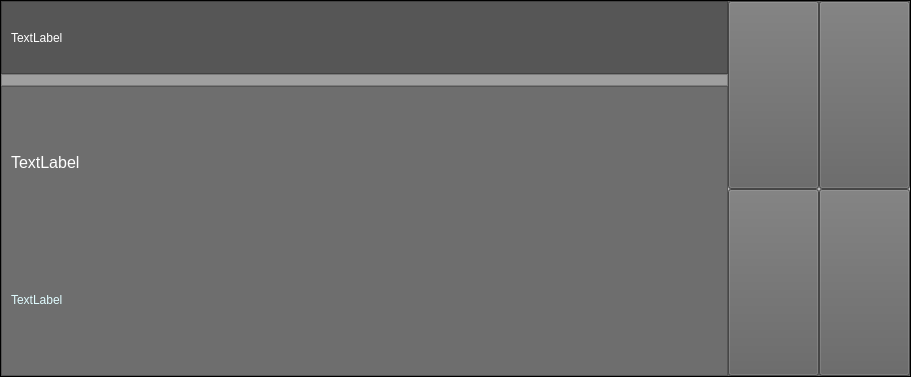
<?xml version="1.0" encoding="UTF-8"?>
<ui version="4.0">
 <class>Frame</class>
 <widget class="QFrame" name="Frame">
  <property name="geometry">
   <rect>
    <x>0</x>
    <y>0</y>
    <width>911</width>
    <height>377</height>
   </rect>
  </property>
  <property name="windowTitle">
   <string>Frame</string>
  </property>
  <property name="styleSheet">
   <string notr="true">background-color: qlineargradient(spread:reflect, x1:0.48, y1:0, x2:0.486, y2:0.517045, stop:0.0621469 rgba(103, 103, 103, 255), stop:1 rgba(193, 193, 193, 255));</string>
  </property>
  <property name="frameShape">
   <enum>QFrame::StyledPanel</enum>
  </property>
  <property name="frameShadow">
   <enum>QFrame::Plain</enum>
  </property>
  <layout class="QHBoxLayout" name="horizontalLayout" stretch="4,1">
   <property name="spacing">
    <number>0</number>
   </property>
   <property name="margin">
    <number>0</number>
   </property>
   <item>
    <widget class="QFrame" name="frame">
     <property name="frameShape">
      <enum>QFrame::NoFrame</enum>
     </property>
     <property name="frameShadow">
      <enum>QFrame::Plain</enum>
     </property>
     <layout class="QVBoxLayout" name="verticalLayout_2" stretch="500,1,2000">
      <property name="spacing">
       <number>0</number>
      </property>
      <property name="margin">
       <number>0</number>
      </property>
      <item>
       <widget class="QFrame" name="frame_3">
        <property name="styleSheet">
         <string notr="true">background-color: rgb(86, 86, 86)</string>
        </property>
        <property name="frameShape">
         <enum>QFrame::StyledPanel</enum>
        </property>
        <property name="frameShadow">
         <enum>QFrame::Raised</enum>
        </property>
        <layout class="QVBoxLayout" name="verticalLayout">
         <item>
          <widget class="QLabel" name="type">
           <property name="styleSheet">
            <string notr="true">color: rgb(255, 255, 255);</string>
           </property>
           <property name="text">
            <string>TextLabel</string>
           </property>
          </widget>
         </item>
        </layout>
       </widget>
      </item>
      <item>
       <widget class="QFrame" name="frame_4">
        <property name="styleSheet">
         <string notr="true">background-color: rgb(159, 159, 159);</string>
        </property>
        <property name="frameShape">
         <enum>QFrame::StyledPanel</enum>
        </property>
        <property name="frameShadow">
         <enum>QFrame::Raised</enum>
        </property>
        <layout class="QVBoxLayout" name="verticalLayout_4">
         <property name="spacing">
          <number>0</number>
         </property>
         <property name="margin">
          <number>5</number>
         </property>
        </layout>
       </widget>
      </item>
      <item>
       <widget class="QFrame" name="frame_5">
        <property name="styleSheet">
         <string notr="true">background-color: rgb(110, 110, 110);
color: rgb(224, 252, 255);</string>
        </property>
        <property name="frameShape">
         <enum>QFrame::StyledPanel</enum>
        </property>
        <property name="frameShadow">
         <enum>QFrame::Raised</enum>
        </property>
        <layout class="QVBoxLayout" name="verticalLayout_3">
         <item>
          <widget class="QLabel" name="label">
           <property name="font">
            <font>
             <pointsize>12</pointsize>
            </font>
           </property>
           <property name="styleSheet">
            <string notr="true">color: rgb(255, 255, 255);</string>
           </property>
           <property name="text">
            <string>TextLabel</string>
           </property>
          </widget>
         </item>
         <item>
          <widget class="QLabel" name="desc">
           <property name="text">
            <string>TextLabel</string>
           </property>
          </widget>
         </item>
        </layout>
       </widget>
      </item>
     </layout>
    </widget>
   </item>
   <item>
    <widget class="QFrame" name="frame_2">
     <property name="frameShape">
      <enum>QFrame::NoFrame</enum>
     </property>
     <property name="frameShadow">
      <enum>QFrame::Plain</enum>
     </property>
     <layout class="QGridLayout">
      <property name="margin">
       <number>0</number>
      </property>
      <property name="spacing">
       <number>0</number>
      </property>
      <item row="0" column="0">
       <widget class="QPushButton" name="pushButton">
        <property name="sizePolicy">
         <sizepolicy hsizetype="MinimumExpanding" vsizetype="MinimumExpanding">
          <horstretch>0</horstretch>
          <verstretch>0</verstretch>
         </sizepolicy>
        </property>
        <property name="autoFillBackground">
         <bool>false</bool>
        </property>
        <property name="styleSheet">
         <string notr="true">background-color: rgb(98, 98, 98);</string>
        </property>
        <property name="text">
         <string/>
        </property>
        <property name="icon">
         <iconset>
          <normaloff>images/undo6.png</normaloff>images/undo6.png</iconset>
        </property>
        <property name="iconSize">
         <size>
          <width>30</width>
          <height>30</height>
         </size>
        </property>
        <property name="default">
         <bool>false</bool>
        </property>
        <property name="flat">
         <bool>false</bool>
        </property>
       </widget>
      </item>
      <item row="0" column="1">
       <widget class="QPushButton" name="itemCloseBtn">
        <property name="sizePolicy">
         <sizepolicy hsizetype="MinimumExpanding" vsizetype="MinimumExpanding">
          <horstretch>0</horstretch>
          <verstretch>0</verstretch>
         </sizepolicy>
        </property>
        <property name="autoFillBackground">
         <bool>false</bool>
        </property>
        <property name="styleSheet">
         <string notr="true">background-color: rgb(98, 98, 98);</string>
        </property>
        <property name="text">
         <string/>
        </property>
        <property name="icon">
         <iconset>
          <normaloff>images/delete30.png</normaloff>images/delete30.png</iconset>
        </property>
        <property name="iconSize">
         <size>
          <width>30</width>
          <height>30</height>
         </size>
        </property>
        <property name="default">
         <bool>false</bool>
        </property>
        <property name="flat">
         <bool>false</bool>
        </property>
       </widget>
      </item>
      <item row="1" column="0">
       <widget class="QPushButton" name="itemUpBtn">
        <property name="sizePolicy">
         <sizepolicy hsizetype="MinimumExpanding" vsizetype="MinimumExpanding">
          <horstretch>0</horstretch>
          <verstretch>0</verstretch>
         </sizepolicy>
        </property>
        <property name="autoFillBackground">
         <bool>false</bool>
        </property>
        <property name="styleSheet">
         <string notr="true">background-color: rgb(98, 98, 98);</string>
        </property>
        <property name="text">
         <string/>
        </property>
        <property name="icon">
         <iconset>
          <normaloff>images/navigate3.png</normaloff>images/navigate3.png</iconset>
        </property>
        <property name="iconSize">
         <size>
          <width>30</width>
          <height>30</height>
         </size>
        </property>
        <property name="default">
         <bool>false</bool>
        </property>
        <property name="flat">
         <bool>false</bool>
        </property>
       </widget>
      </item>
      <item row="1" column="1">
       <widget class="QPushButton" name="itemDwnBtn">
        <property name="sizePolicy">
         <sizepolicy hsizetype="MinimumExpanding" vsizetype="MinimumExpanding">
          <horstretch>0</horstretch>
          <verstretch>0</verstretch>
         </sizepolicy>
        </property>
        <property name="autoFillBackground">
         <bool>false</bool>
        </property>
        <property name="styleSheet">
         <string notr="true">background-color: rgb(98, 98, 98);</string>
        </property>
        <property name="text">
         <string/>
        </property>
        <property name="icon">
         <iconset>
          <normaloff>images/navigate2.png</normaloff>images/navigate2.png</iconset>
        </property>
        <property name="iconSize">
         <size>
          <width>30</width>
          <height>30</height>
         </size>
        </property>
        <property name="default">
         <bool>false</bool>
        </property>
        <property name="flat">
         <bool>false</bool>
        </property>
       </widget>
      </item>
     </layout>
    </widget>
   </item>
  </layout>
 </widget>
 <resources/>
 <connections/>
</ui>
